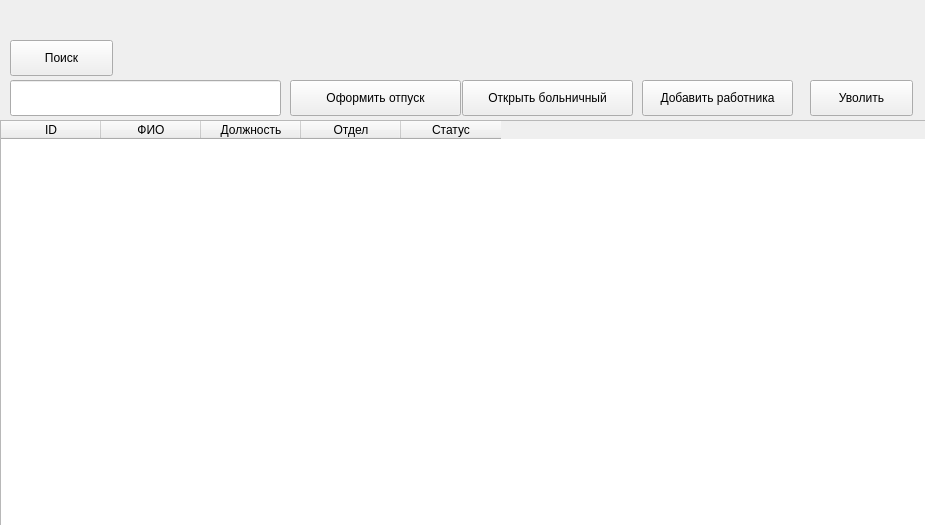
<?xml version="1.0" encoding="UTF-8"?>
<ui version="4.0">
 <class>HRWindow</class>
 <widget class="QWidget" name="HRWindow">
  <property name="geometry">
   <rect>
    <x>0</x>
    <y>0</y>
    <width>925</width>
    <height>525</height>
   </rect>
  </property>
  <property name="windowTitle">
   <string>HRWindow</string>
  </property>
  <widget class="QTableWidget" name="tableWidget">
   <property name="geometry">
    <rect>
     <x>0</x>
     <y>120</y>
     <width>931</width>
     <height>411</height>
    </rect>
   </property>
   <column>
    <property name="text">
     <string>ID</string>
    </property>
   </column>
   <column>
    <property name="text">
     <string>ФИО</string>
    </property>
   </column>
   <column>
    <property name="text">
     <string>Должность</string>
    </property>
   </column>
   <column>
    <property name="text">
     <string>Отдел</string>
    </property>
   </column>
   <column>
    <property name="text">
     <string>Статус</string>
    </property>
   </column>
  </widget>
  <widget class="QPushButton" name="btn_add">
   <property name="geometry">
    <rect>
     <x>642</x>
     <y>80</y>
     <width>151</width>
     <height>36</height>
    </rect>
   </property>
   <property name="text">
    <string>Добавить работника</string>
   </property>
  </widget>
  <widget class="QPushButton" name="btn_fire">
   <property name="geometry">
    <rect>
     <x>810</x>
     <y>80</y>
     <width>103</width>
     <height>36</height>
    </rect>
   </property>
   <property name="text">
    <string>Уволить</string>
   </property>
  </widget>
  <widget class="QPushButton" name="btn_sick">
   <property name="geometry">
    <rect>
     <x>462</x>
     <y>80</y>
     <width>171</width>
     <height>36</height>
    </rect>
   </property>
   <property name="text">
    <string>Открыть больничный</string>
   </property>
  </widget>
  <widget class="QPushButton" name="btn_vacation">
   <property name="geometry">
    <rect>
     <x>290</x>
     <y>80</y>
     <width>171</width>
     <height>36</height>
    </rect>
   </property>
   <property name="text">
    <string>Оформить отпуск</string>
   </property>
  </widget>
  <widget class="QLineEdit" name="line_search">
   <property name="geometry">
    <rect>
     <x>10</x>
     <y>80</y>
     <width>271</width>
     <height>36</height>
    </rect>
   </property>
  </widget>
  <widget class="QPushButton" name="btn_search">
   <property name="geometry">
    <rect>
     <x>10</x>
     <y>40</y>
     <width>103</width>
     <height>36</height>
    </rect>
   </property>
   <property name="text">
    <string>Поиск</string>
   </property>
  </widget>
 </widget>
 <resources/>
 <connections/>
</ui>
